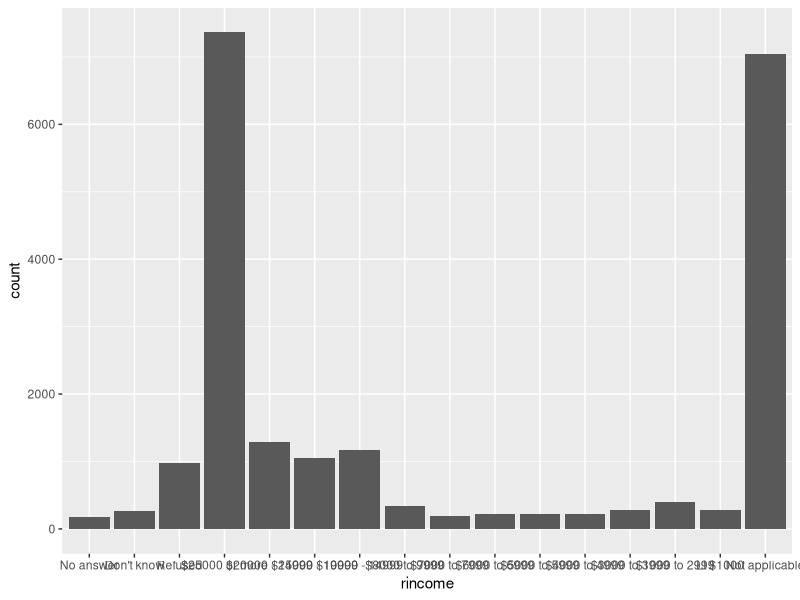
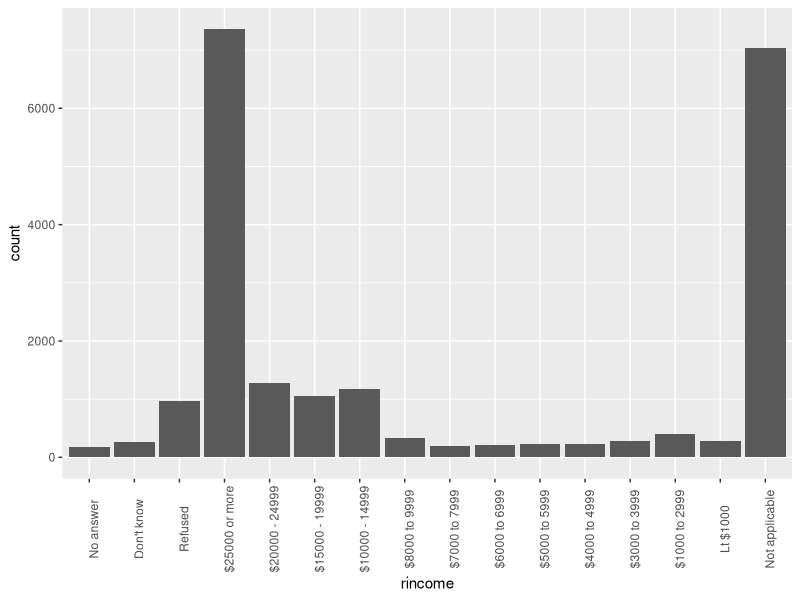
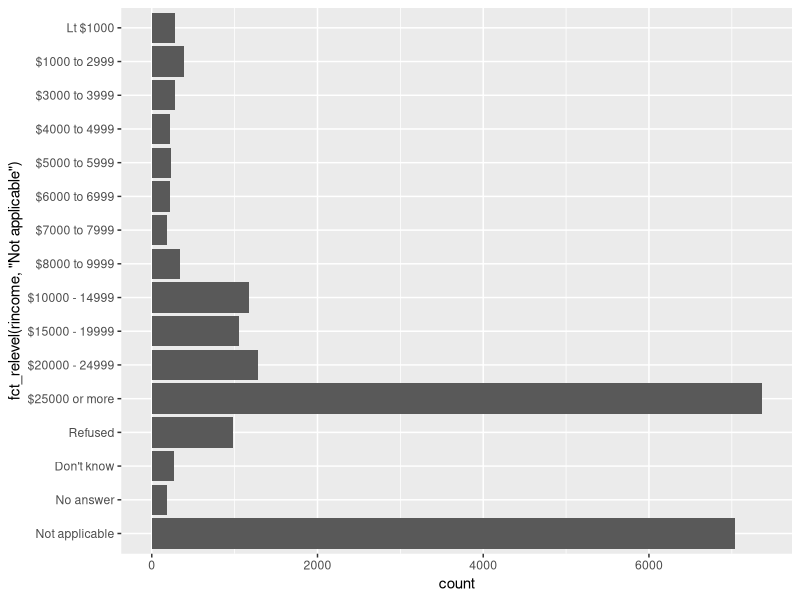
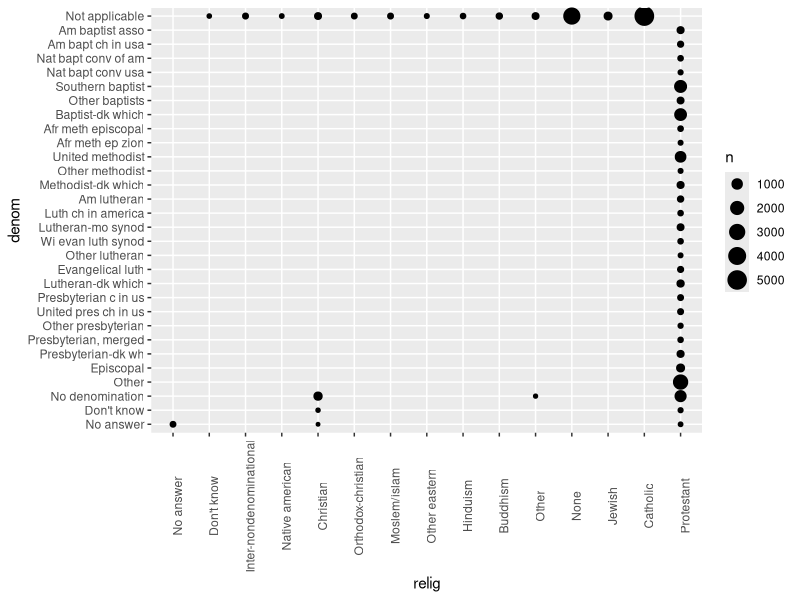
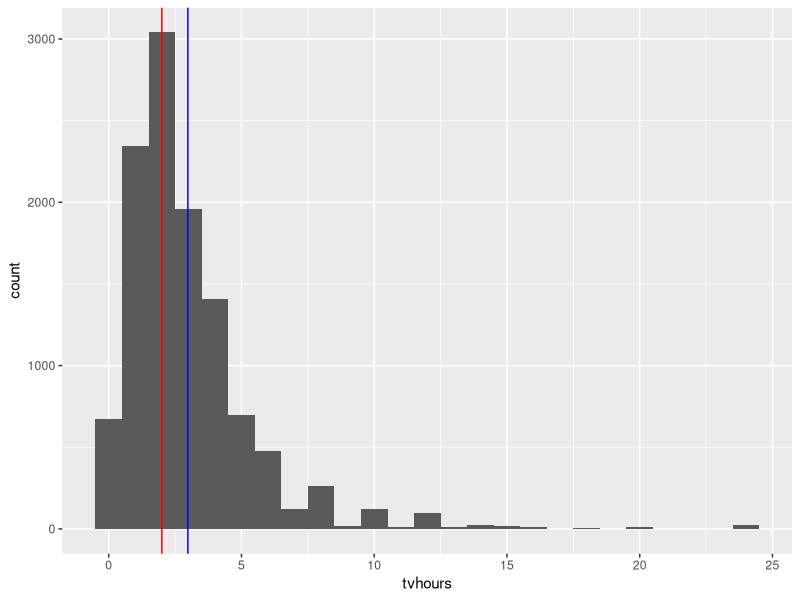
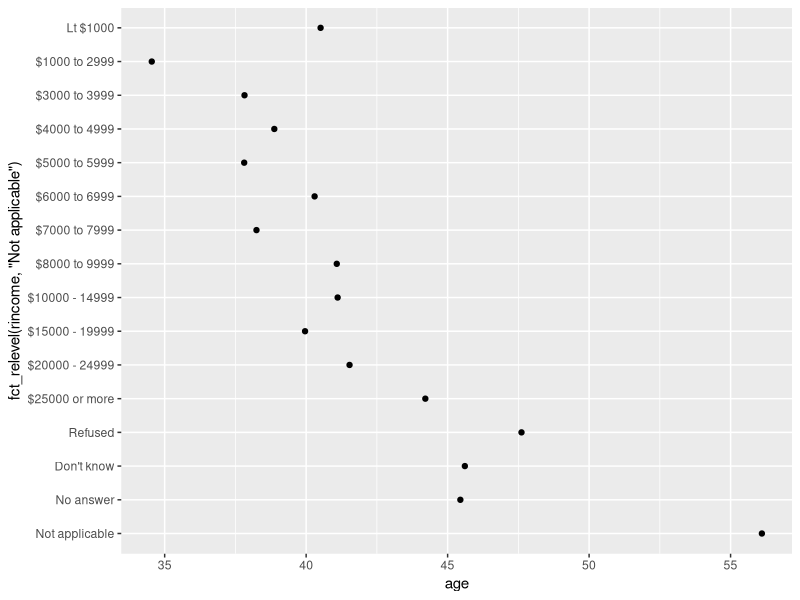
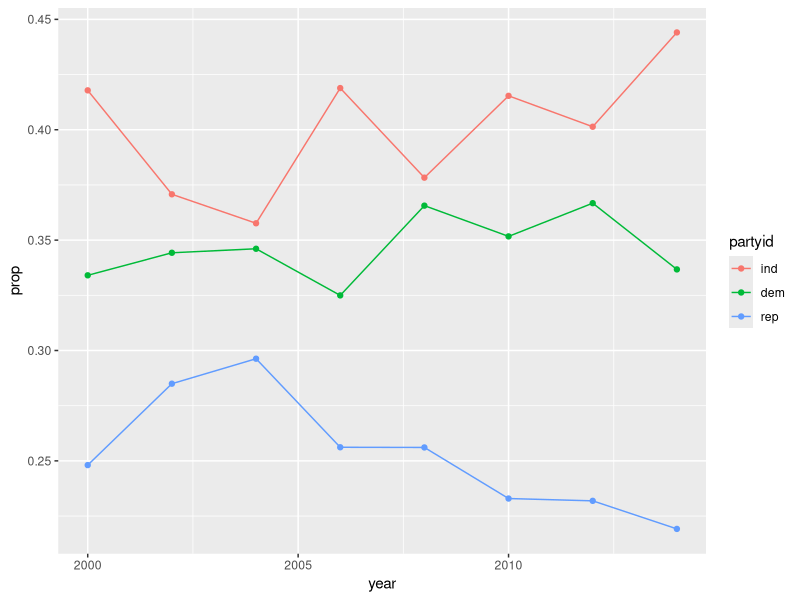

Write the R code that produced these figures, in order.
## ---- chunk 1
knitr::opts_chunk$set(echo = TRUE)
## ---- chunk 2
library(tidyverse)
library(forcats)
## ---- chunk 3
ggplot(gss_cat, aes(x = rincome)) + 
    geom_bar()
## ---- chunk 4
ggplot(gss_cat, aes(x = rincome)) + 
    geom_bar() + 
    theme(axis.text.x = element_text(angle = 90))
## ---- chunk 5
ggplot(gss_cat, aes(x = fct_relevel(rincome, "Not applicable"))) + 
    geom_bar() + 
    coord_flip()
## ---- chunk 6
gss_cat %>% count(relig, sort = TRUE)
gss_cat %>% count(partyid, sort = TRUE)
## ---- chunk 7
gss_cat %>% count(relig, denom)
## ---- chunk 8
gss_cat %>%
  count(relig, denom) %>%
  ggplot(aes(x = relig, y = denom, size = n)) +
        geom_point() +
        theme(axis.text.x = element_text(angle = 90))
## ---- chunk 9
tail(sort(gss_cat$tvhours), 25)
## ---- chunk 10
ggplot(gss_cat, aes(x = tvhours)) + 
    geom_histogram(binwidth = 1) + 
    geom_vline(xintercept = median(gss_cat$tvhours, na.rm = TRUE), color = "red") +
    geom_vline(xintercept = mean(gss_cat$tvhours, na.rm = TRUE), color = "blue")
## ---- chunk 11
keep(gss_cat, is.factor) %>% names()
## ---- chunk 12
levels(gss_cat$marital)
## ---- chunk 13
table(gss_cat$race)
## ---- chunk 14
levels(gss_cat$rincome)
## ---- chunk 15
levels(gss_cat$partyid)
## ---- chunk 16
levels(gss_cat$relig)
## ---- chunk 17
levels(gss_cat$denom)
## ---- chunk 18
rincome_summary <- gss_cat %>%
  group_by(rincome) %>%
  summarise(
    age = mean(age, na.rm = TRUE),
    tvhours = mean(tvhours, na.rm = TRUE),
    n = n()
  )
ggplot(rincome_summary, aes(age, fct_relevel(rincome, "Not applicable"))) +
  geom_point()
## ---- chunk 19
gss_cat %>%
    filter(!partyid %in% c("No answer", "Don't know", "Other party")) %>%
    mutate(partyid = fct_collapse(partyid,
        rep = c("Strong republican", "Not str republican"),
        ind = c("Ind,near rep", "Independent", "Ind,near dem"),
        dem = c("Not str democrat", "Strong democrat")
    )) %>%
    count(year, partyid) %>%
    group_by(year) %>%
    mutate(prop = n / sum(n)) %>%
    ggplot(aes(x = year, y = prop, 
               color = fct_reorder2(partyid, year, prop))) +
        geom_point() +
        geom_line() +
        labs(color = "partyid")
## ---- chunk 20
gss_cat %>% 
    mutate(rincome = fct_collapse(rincome,
        Other = c("No answer", "Don't know", "Refused", "Not applicable"),
        `<$5k` = c("Lt $1000","$1000 to 2999","$3000 to 3999","$4000 to 4999"),
        `$5-10k` = c("$5000 to 5999","$6000 to 6999","$7000 to 7999","$8000 to 9999"),
        `$10-15k` = c("$10000 - 14999"),
        `15-20k` = c("$15000 - 19999"),
        `20-25k` = c("$20000 - 24999"),
        `>$25k` = c("$25000 or more"))) %>%
    count(rincome)
